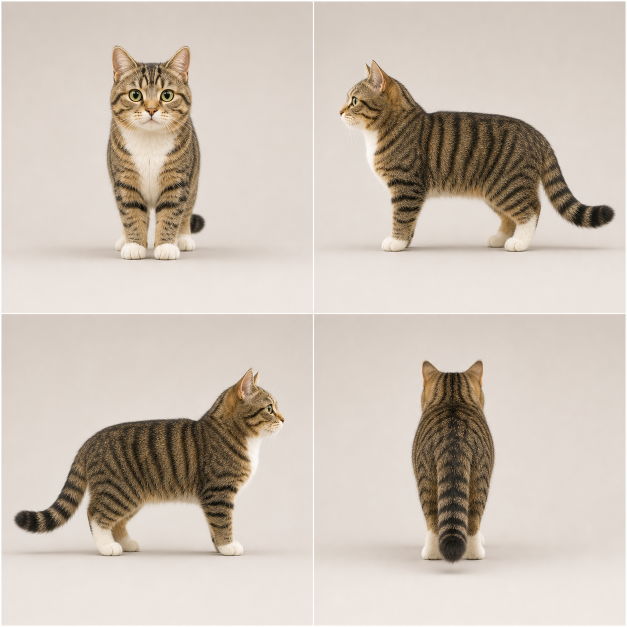
#> input picture cat-turnaround-2x2.png, 1254 x 1254 px (shown at 1/2 size)
$ python -i build_sprite_pack.py   (imports and definitions only)
#> lines starting #> are read from the running program, lines starting #| are printed output that depends on the picture
import argparse
import io
import json
from pathlib import Path

import cv2
import numpy as np
from PIL import Image


SHEETS = {
    "walk": ("walk.png", 4),
    "sit": ("sit.png", 4),
    "lieDown": ("lie-down.png", 4),
    "sleep": ("sleep.png", 4),
    "pet": ("pet.png", 4),
    "eat": ("eat.png", 4),
}
CANVAS = (520, 390)
BOWL_BOXES = (
    (455, 380, 585, 470),
    (435, 380, 575, 480),
    (450, 395, 585, 490),
    (430, 395, 565, 480),
)


# [99 lines left out: functions parse_args, quadrants, model_cutout, remove_background, extract_bowl_alpha, clean_isolated_noise, not called in this run]


def normalize_frame(image):
    alpha = image.getchannel("A")
    bbox = alpha.point(lambda value: 255 if value > 10 else 0).getbbox()
    if not bbox:
        raise ValueError("background removal returned an empty frame")
    subject = image.crop(bbox)
    max_width, max_height = 492, 364
    scale = min(max_width / subject.width, max_height / subject.height)
    size = (max(1, round(subject.width * scale)), max(1, round(subject.height * scale)))
    subject = subject.resize(size, Image.Resampling.LANCZOS)
    canvas = Image.new("RGBA", CANVAS, (0, 0, 0, 0))
    x = (CANVAS[0] - size[0]) // 2
    y = CANVAS[1] - size[1] - 8
    canvas.alpha_composite(subject, (x, y))
    return canvas


# [58 lines left out: functions save_action, main, not called in this run]


# [2 lines not run here, left out]

>>> import cv2
>>> picture = cv2.imread('../cat-turnaround-2x2.png', cv2.IMREAD_GRAYSCALE)
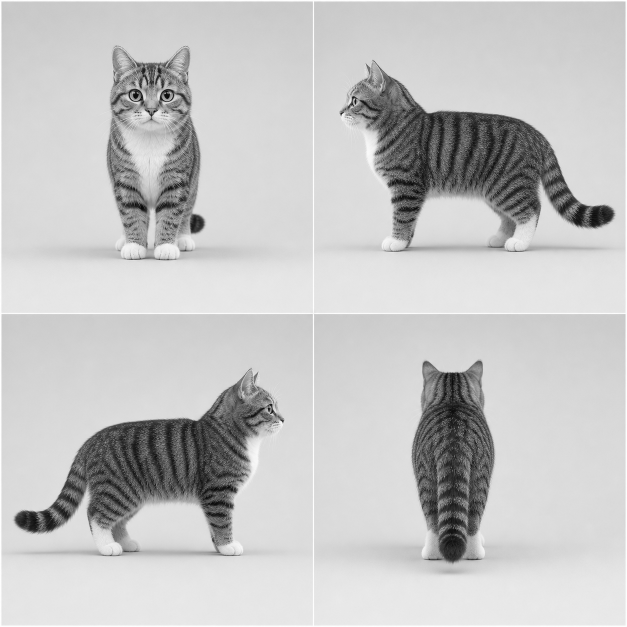
#> picture: shape (1254, 1254) (shown at 1/2 size); min 0, max 255, mean 196.7
#> (the run stopped early here; a loop or call above may not have finished)

$ run again, on ginger-cat-turnaround-2x2.png
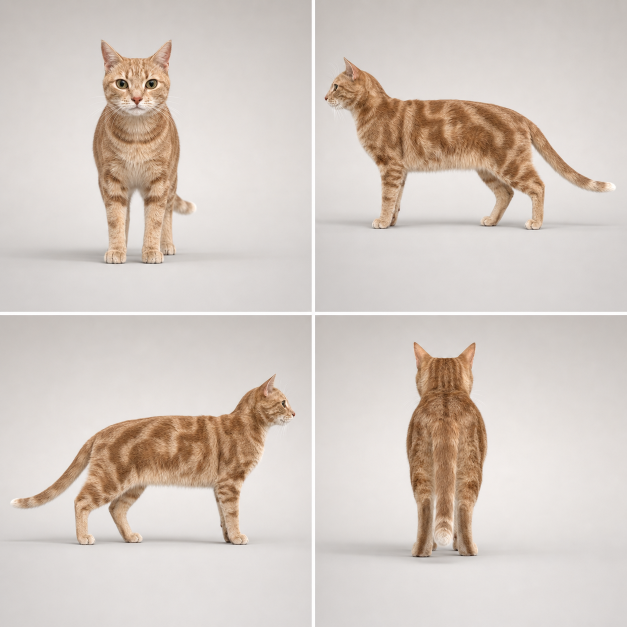
#> input picture ginger-cat-turnaround-2x2.png, 1254 x 1254 px (shown at 1/2 size)
#> `picture = cv2.imread('../cat-turnaround-2x2.png', cv2.IMREAD_GRAYSCALE)`:
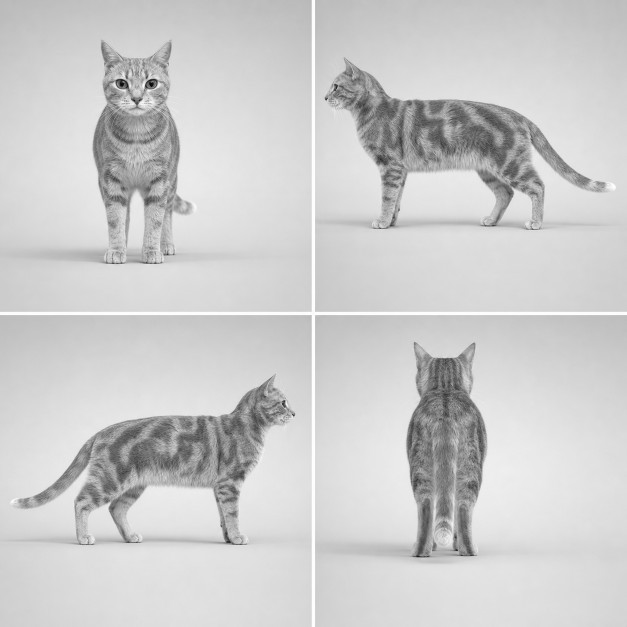
#> picture: shape (1254, 1254) (shown at 1/2 size); min 0, max 255, mean 204

$ run again, on cat-animation-sheets/eating-2x2.png
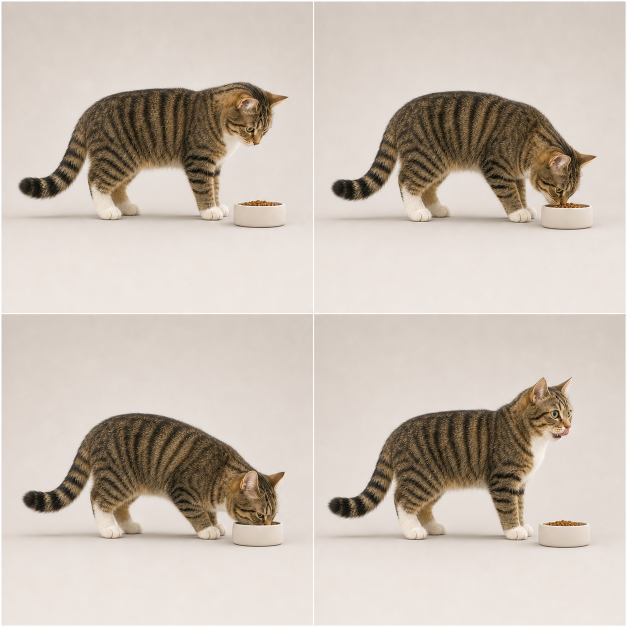
#> input picture cat-animation-sheets/eating-2x2.png, 1254 x 1254 px (shown at 1/2 size)
#> `picture = cv2.imread('../cat-turnaround-2x2.png', cv2.IMREAD_GRAYSCALE)`:
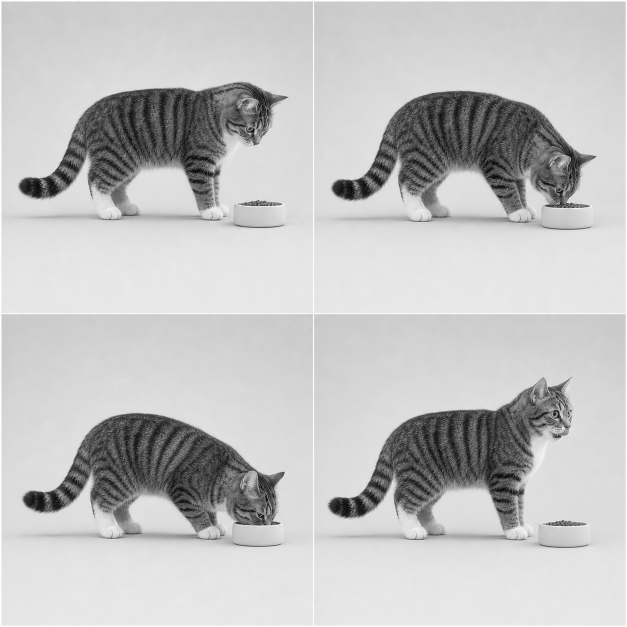
#> picture: shape (1254, 1254) (shown at 1/2 size); min 0, max 255, mean 194.4
